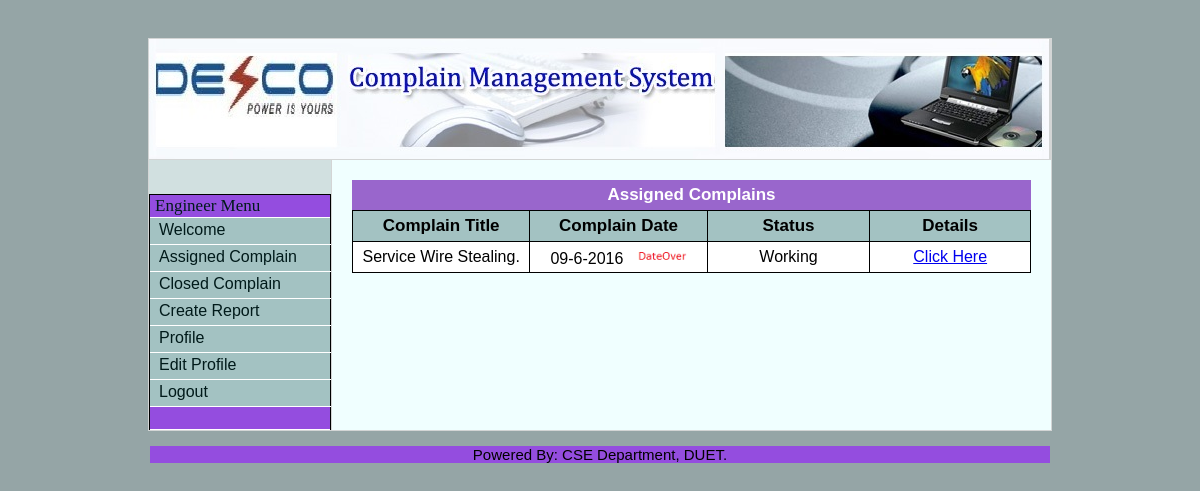
Page /engrAssignedComp.php (signed in) on the committed database.
### tables this page shows
CREATE TABLE IF NOT EXISTS `tbl_complain` (
  `comp_id` int(15) NOT NULL AUTO_INCREMENT,
  `cust_id` int(10) NOT NULL,
  `comp_type` varchar(40) NOT NULL,
  `comp_title` varchar(200) NOT NULL,
  `comp_desc` varchar(500) NOT NULL,
  `comp_zone` varchar(100) NOT NULL,
  `comp_status` varchar(20) NOT NULL,
  `eng_id` int(10) NOT NULL,
  `create_date` varchar(30) NOT NULL,
  `close_date` varchar(30) NOT NULL,
  PRIMARY KEY (`comp_id`)
);

### engrAssignedComp.php (the view, shortened to what this page needs)
<?php
$day = date("d");
  $month =  date("n");
$year = date("Y");
$datetoday = $day."-".$month."-".$year;
$datetoday=strtotime($datetoday);
$id=$_SESSION['user'];
?>
<html>
<head>
<?php include("include/header.php"); ?>
</head>
<body>
<br/><br/>
<table width="900" border="0" align="center" cellpadding="0" cellspacing="1" class="graybox" style="background-color:#dddd;">
  <tr>
      <td colspan="2"><img src="images/complains.jpg" width="900" height="120"></td>
  </tr>
  <tr>
    <td width="20%" valign="top" class="navArea" style="background-color:#d1e0e0;"><p>&nbsp;</p>
	<?php include("include/menuEngr.php"); ?>
	</td>
    <td width="720" valign="top" class="contentArea" style="background-color:#F0FFFF;">
		<table width="100%" border="0" cellspacing="0" cellpadding="20">
			<tr>
				<td>
	<center><table width="679px;" border="0" cellpadding="0" cellspacing="0" class="text">
	<tr id="entryTableHeader1" style="height:30px; ">
      <td   style="font-size:17px;text-align:center;BACKGROUND-COLOR:#9966CC;">Assigned Complains </td>
    </tr>
	</table></center>
				<form action="" method="post"  name="frmListUser" id="frmListUser" style="background-color:black;">
  <table width="100%" border="0" align="center" cellpadding="1" cellspacing="1" class="text">
        <tr align="center" id="listTableHeader"  style="color:white;";>
      <td width="450" style="font-size:17px; height:30px;background-color:#a3c2c2;color:black;";>Complain Title</td>
      <td width="200" style="font-size:17px; height:30px;background-color:#a3c2c2;color:black;";>Complain Date</td>
      <td width="100" style="font-size:17px; height:30px;background-color:#a3c2c2;color:black;";>Status</td>
	   <td width="150" style="font-size:17px; height:30px;background-color:#a3c2c2;color:black;">Details</td>
    </tr>
		  <?php
		$result ="SELECT eng_id FROM tbl_engineer WHERE user_name='$id'";
		$tt=mysql_query($result);
		while($row = mysql_fetch_array($tt))
        {
			$e_id=$row[0];
		 }
		 ?>
		 	  <?php
		$result ="SELECT * FROM tbl_complain where eng_id='$e_id' AND comp_status='Working'  order by comp_id DESC";
		$tt=mysql_query($result);
		while($row = mysql_fetch_array($tt))
        {
			$title=$row['comp_title'];
			$date=$row['create_date'];
			$status=$row['comp_status'];
			$dateclose=$row['close_date'];
			$dateclose=strtotime($dateclose);
           ?>
	  	 <tr align="center" class="row2"  style="color:black;";>
      <td width="500" style="font-size:16px; height:30px; background-color:white;color:black;"><?php echo $title;?></td>
	  <?php if(($dateclose)<($datetoday)) {?>
      <td width="500" style="font-size:16px; height:30px;background-color:white;color:black;"><?php echo $date ?> <?php echo "&nbsp;&nbsp;<a href='engrCompDetails.php?compid=$row[0]'><img src='images/icon.png' width='50' height='18'></a>";?></td><?php } ?>
      <td width="500" style="font-size:16px; height:30px;background-color:white;color:black;"><?php echo $status;?></td>
	   <td width="500" style="font-size:16px; height:30px;background-color:white;color:black;"><?php  echo "<a href='engrCompDetails.php?compid=$row[0]'>Click Here</a>";?></td>
    </tr>
			<?php } ?>
        </table></td>
    </tr>
  </table>
  <p>&nbsp;</p>
				</td>
			</tr>
		</table>
<?php include("include/footer.php"); ?>
</body>
</html>

### include/admin.css (style rules this page uses)
body { background-color:#CCCCCC; }
#listTableHeader { font-family: 'codropsicons'; src:url('../fonts/codropsicons/codropsicons.eot'); src:url('../fonts/codropsicons/codropsicons.eot?#iefix') format('embedded-opentype'), url('../fonts/codropsicons/codropsicons.woff') format('woff'), url('../fonts/codropsicons/codropsicons.ttf') format('truetype'), url('../fonts/codropsicons/codropsicons.svg#codropsicons') format('svg'); font-weight: normal; font-style: normal; font-size: 14px; color: #FFFFFF; background-color: #7F92A4; font-weight: bold; background-position: center; border-bottom: 1px #BBBBBB dashed; }
#entryTableHeader1 { font-family: 'codropsicons'; src:url('../fonts/codropsicons/codropsicons.eot'); src:url('../fonts/codropsicons/codropsicons.eot?#iefix') format('embedded-opentype'), url('../fonts/codropsicons/codropsicons.woff') format('woff'), url('../fonts/codropsicons/codropsicons.ttf') format('truetype'), url('../fonts/codropsicons/codropsicons.svg#codropsicons') format('svg'); font-weight: normal; font-style: normal; font-size: 15px; color: #FFFFFF; background-color: green; font-weight: bold; background-position: center; }
.row2 { background-color: #DEDEDE; }
body { font-family: 'codropsicons'; src:url('../fonts/codropsicons/codropsicons.eot'); src:url('../fonts/codropsicons/codropsicons.eot?#iefix') format('embedded-opentype'), url('../fonts/codropsicons/codropsicons.woff') format('woff'), url('../fonts/codropsicons/codropsicons.ttf') format('truetype'), url('../fonts/codropsicons/codropsicons.svg#codropsicons') format('svg'); font-weight: normal; font-style: normal; text-align: center; font-size: 14px; }
.text { font-family: 'codropsicons'; src:url('../fonts/codropsicons/codropsicons.eot'); src:url('../fonts/codropsicons/codropsicons.eot?#iefix') format('embedded-opentype'), url('../fonts/codropsicons/codropsicons.woff') format('woff'), url('../fonts/codropsicons/codropsicons.ttf') format('truetype'), url('../fonts/codropsicons/codropsicons.svg#codropsicons') format('svg'); font-weight: normal; font-style: normal; font-size: 14px; }
.navArea { background-color:#ECECEC; }
.contentArea { background-color: #FFFFFF; }
.graybox { background-color: #666666; }

### include/main.css (style rules this page uses)
body { font-family: 'codropsicons'; src:url('../fonts/codropsicons/codropsicons.eot'); src:url('../fonts/codropsicons/codropsicons.eot?#iefix') format('embedded-opentype'), url('../fonts/codropsicons/codropsicons.woff') format('woff'), url('../fonts/codropsicons/codropsicons.ttf') format('truetype'), url('../fonts/codropsicons/codropsicons.svg#codropsicons') format('svg'); font-weight: normal; font-style: normal; font-size: 12px; }

### include/reg.css (style rules this page uses)
* { font-family:Verdana, sans-serif; }
body { background-color:#95A5A6; }

### rows in the picture
tbl_complain: comp_title "Service Wire Stealing.", create_date "09-6-2016", comp_status "Working"
